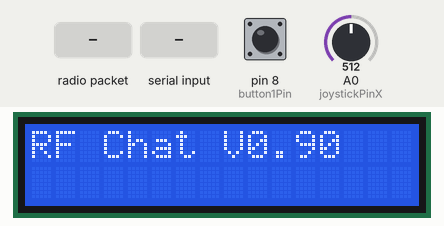
Bench run of a sketch on a simulated Arduino Uno, built with avr-gcc and run on an emulated ATmega328P. On the bench: 16×2 character LCD. The inputs (shaded band) are chosen by the test bench; at power-on: pin 8 (button1Pin) HIGH, A0 (joystickPinX) = 512. No radio packets arrive unless stated; what the sketch prints to the serial monitor is not drawn.

Above: at 0.1 s.
1.8 s: radio packet "0" arrives
At 2.1 s:
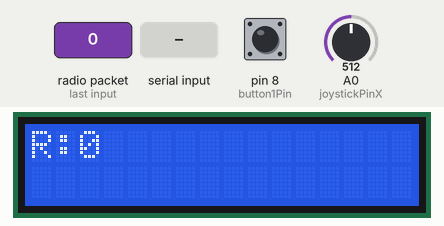
3.3 s: "0\n" received over Serial
At 4.3 s:
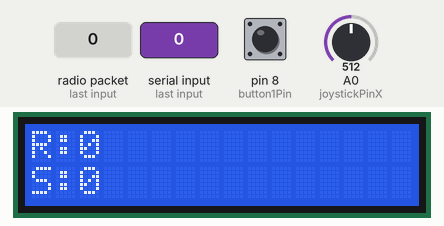
4.8 s: pin 8 (button1Pin) pulled LOW for 0.15 s
6.4 s: pin 8 (button1Pin) driven LOW
9.4 s: A0 (joystickPinX) set to 689
Timing chart, 0 to 10.5 s (numbered marks = the images above; inputs shaded):
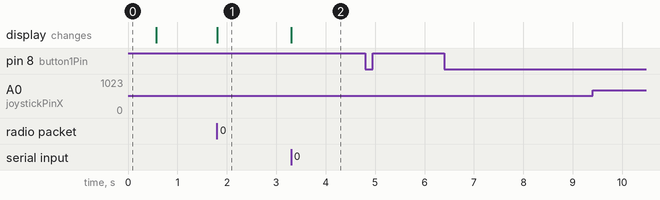

The sketch:

guitar_two_way_comm_send.ino
```cpp
#include <nRF24L01.h>
#include <printf.h>
#include <RF24.h>
#include <RF24_config.h>


/*
nRF Serial Chat
Desc :
I worte this simple interactive serial chat over nRF that can be used for both sender
and receiver as I swapped the TX & RX addr during read/write operation.

It read input from Serial Monitor and display the output to the other side
Serial Monitor or 16x2 LCD (if available)... like a simple chat program.

Max payload is 32 bytes for radio but the serialEvent will chopped the entire buffer
for next payload to be sent out sequentially.

*/

#include <LiquidCrystal.h>
#include <SPI.h>
#include "nRF24L01.h"
#include "RF24.h"

LiquidCrystal lcd(7,6,5,4,3,2);

RF24 radio(9,10);

const uint64_t pipes[2] = { 0xf0f0f0f0e1LL, 0xf0f0f0f0c3LL };

boolean stringComplete = false;  // whether the string is complete
static int dataBufferIndex = 0;
boolean stringOverflow = false;
char charOverflow = 0;

char SendPayload[31] = "";
char RecvPayload[31] = "";
char serialBuffer[31] = "";

int button1Pin = 8;
int button2Pin = 7;
int button3Pin = 4;
int joystickPinX = 0;

void setup(void) {

  Serial.begin(57600);
  lcd.begin(16,2);
  lcd.clear();
  lcd.setCursor(0,0);
  lcd.print("RF Chat V0.90");

  printf_begin();
  radio.begin();

  radio.setDataRate(RF24_250KBPS);
  radio.setPALevel(RF24_PA_MAX);
  radio.setChannel(70);

  radio.enableDynamicPayloads();
  radio.setRetries(15,15);
  radio.setCRCLength(RF24_CRC_16);

  radio.openWritingPipe(pipes[0]);
  radio.openReadingPipe(1,pipes[1]);

  radio.startListening();
  radio.printDetails();

  Serial.println();
  Serial.println("RF Chat V0.90");
  delay(500);
  lcd.clear();

  pinMode(button1Pin, INPUT);
  pinMode(button2Pin, INPUT);
  pinMode(button3Pin, INPUT);
  digitalWrite(button1Pin, HIGH);
  digitalWrite(button2Pin, HIGH);
  digitalWrite(button3Pin, HIGH);
}

void loop(void) {

  nRF_receive();
  serial_receive();

} // end loop()

void serialEvent() {
  while (Serial.available() > 0 ) {
      char incomingByte = Serial.read();

      if (stringOverflow) {
         serialBuffer[dataBufferIndex++] = charOverflow;  // Place saved overflow byte into buffer
         serialBuffer[dataBufferIndex++] = incomingByte;  // saved next byte into next buffer
         stringOverflow = false;                          // turn overflow flag off
      } else if (dataBufferIndex > 31) {
         stringComplete = true;        // Send this buffer out to radio
         stringOverflow = true;        // trigger the overflow flag
         charOverflow = incomingByte;  // Saved the overflow byte for next loop
         dataBufferIndex = 0;          // reset the bufferindex
         break;
      }
      else if(incomingByte=='\n'){
          serialBuffer[dataBufferIndex] = 0;
          stringComplete = true;
      } else {
          serialBuffer[dataBufferIndex++] = incomingByte;
          serialBuffer[dataBufferIndex] = 0;
      }
  } // end while()
} // end serialEvent()

void nRF_receive(void) {
  int len = 0;
  if ( radio.available() ) {
      bool done = false;
      while ( !done ) {
        len = radio.getDynamicPayloadSize();
        done = radio.read(&RecvPayload,len);
        delay(5);
      }

    RecvPayload[len] = 0; // null terminate string

    lcd.setCursor(0,0);
    lcd.print("R:");
    Serial.print("R:");
    lcd.setCursor(2,0);
    lcd.print(RecvPayload);
    Serial.print(RecvPayload);
    Serial.println();

    //Custom LED code

    RecvPayload[0] = 0;  // Clear the buffers
  }

} // end nRF_receive()

void serial_receive(void){

  if (stringComplete) {
        strcat(SendPayload,serialBuffer);
        // swap TX & Rx addr for writing
        radio.openWritingPipe(pipes[1]);
        radio.openReadingPipe(0,pipes[0]);
        radio.stopListening();
        bool ok = radio.write(&SendPayload,strlen(SendPayload));

        lcd.setCursor(0,1);
        lcd.print("S:");
        Serial.print("S:");
        lcd.setCursor(2,1);
        lcd.print(SendPayload);
        Serial.print(SendPayload);
        Serial.println();
        stringComplete = false;

        // restore TX & Rx addr for reading
        radio.openWritingPipe(pipes[0]);
        radio.openReadingPipe(1,pipes[1]);
        radio.startListening();
        SendPayload[0] = 0;
        dataBufferIndex = 0;

        delay(100);

  } // endif

  char buttonState = '0';
  // Button communication code
  if(!digitalRead(button1Pin)) {
    Serial.write("1 pressed\n");
    buttonState = '1';
  }
  if(!digitalRead(button2Pin)) {
    Serial.write("2 pressed\n");
    buttonState = '2';
  }
  if(!digitalRead(button3Pin)) {
    Serial.write("3 pressed\n");
    buttonState = '3';
  }

  if(buttonState == '0'){
    return;
  }

  // Joystick communication code
  int analogPosition = analogRead(joystickPinX);
  //Serial.println(analogPosition);
  if(analogPosition > 700) {
    Serial.println("HiGh");
    // Send corresponding message, 1-3
    SendPayload[0] = buttonState;
    //SendPayload[1] = 0;
    stringComplete = true;
  }
  else if(analogPosition < 300) {
    Serial.println("LoW");
    // Send 4-6
    SendPayload[0] = buttonState + 3;
    //SendPayload[1] = 0;
    stringComplete = true;
  }

} // end serial_receive()
```

Measured:
- after the input at 1.8 s, the display: changes at once (image 1)
- after the input at 3.3 s, the display: changes at once (image 2)
